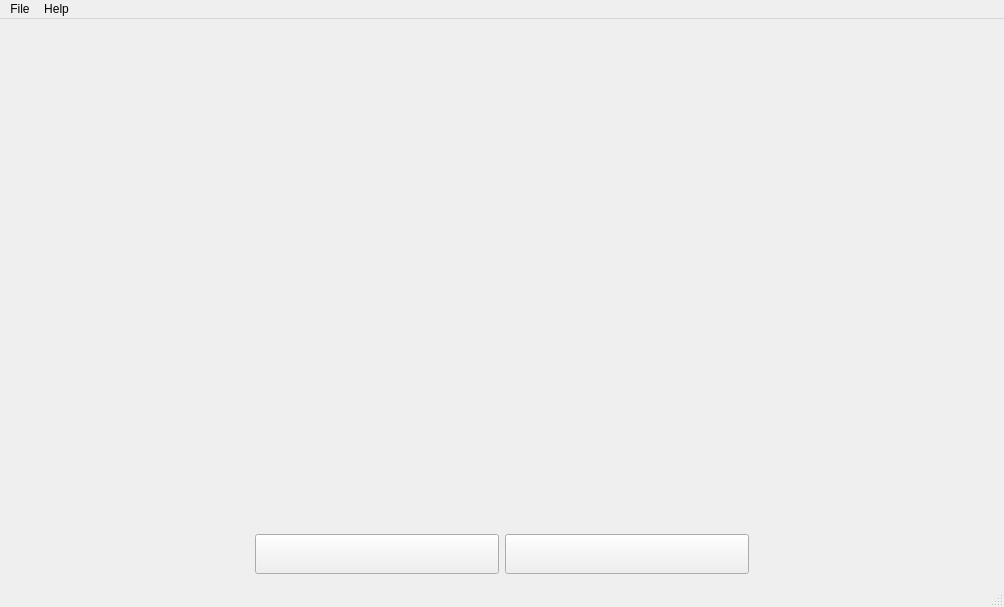
<?xml version="1.0" encoding="UTF-8"?>
<ui version="4.0">
 <class>reconstructmeqt</class>
 <widget class="QMainWindow" name="reconstructmeqt">
  <property name="geometry">
   <rect>
    <x>0</x>
    <y>0</y>
    <width>1004</width>
    <height>607</height>
   </rect>
  </property>
  <property name="sizePolicy">
   <sizepolicy hsizetype="Preferred" vsizetype="Preferred">
    <horstretch>0</horstretch>
    <verstretch>0</verstretch>
   </sizepolicy>
  </property>
  <property name="minimumSize">
   <size>
    <width>800</width>
    <height>600</height>
   </size>
  </property>
  <property name="windowTitle">
   <string>ReconstructMe</string>
  </property>
  <property name="styleSheet">
   <string notr="true"/>
  </property>
  <property name="toolButtonStyle">
   <enum>Qt::ToolButtonTextBesideIcon</enum>
  </property>
  <property name="tabShape">
   <enum>QTabWidget::Rounded</enum>
  </property>
  <widget class="QWidget" name="centralWidget">
   <layout class="QVBoxLayout" name="verticalLayout" stretch="0">
    <item>
     <widget class="QWidget" name="scanWidget" native="true">
      <layout class="QGridLayout" name="gridLayout_2">
       <property name="margin">
        <number>0</number>
       </property>
       <item row="0" column="0">
        <layout class="QGridLayout" name="gridLayout">
         <item row="1" column="0">
          <layout class="QHBoxLayout" name="horizontalLayout">
           <property name="sizeConstraint">
            <enum>QLayout::SetMinimumSize</enum>
           </property>
           <item>
            <spacer name="horizontalSpacer">
             <property name="orientation">
              <enum>Qt::Horizontal</enum>
             </property>
             <property name="sizeHint" stdset="0">
              <size>
               <width>40</width>
               <height>1</height>
              </size>
             </property>
            </spacer>
           </item>
           <item>
            <widget class="QPushButton" name="play_button">
             <property name="sizePolicy">
              <sizepolicy hsizetype="MinimumExpanding" vsizetype="Preferred">
               <horstretch>0</horstretch>
               <verstretch>0</verstretch>
              </sizepolicy>
             </property>
             <property name="minimumSize">
              <size>
               <width>40</width>
               <height>40</height>
              </size>
             </property>
             <property name="maximumSize">
              <size>
               <width>250</width>
               <height>40</height>
              </size>
             </property>
             <property name="toolTip">
              <string>Toggle Play/Pause</string>
             </property>
             <property name="statusTip">
              <string/>
             </property>
             <property name="styleSheet">
              <string notr="true"/>
             </property>
             <property name="text">
              <string/>
             </property>
             <property name="icon">
              <iconset resource="../rc/res.qrc">
               <normaloff>:/images/record-button.png</normaloff>:/images/record-button.png</iconset>
             </property>
             <property name="iconSize">
              <size>
               <width>35</width>
               <height>35</height>
              </size>
             </property>
            </widget>
           </item>
           <item>
            <widget class="QPushButton" name="reset_button">
             <property name="sizePolicy">
              <sizepolicy hsizetype="MinimumExpanding" vsizetype="Preferred">
               <horstretch>0</horstretch>
               <verstretch>0</verstretch>
              </sizepolicy>
             </property>
             <property name="minimumSize">
              <size>
               <width>40</width>
               <height>40</height>
              </size>
             </property>
             <property name="maximumSize">
              <size>
               <width>250</width>
               <height>40</height>
              </size>
             </property>
             <property name="toolTip">
              <string>Reset</string>
             </property>
             <property name="statusTip">
              <string/>
             </property>
             <property name="styleSheet">
              <string notr="true"/>
             </property>
             <property name="text">
              <string/>
             </property>
             <property name="icon">
              <iconset resource="../rc/res.qrc">
               <normaloff>:/images/reset-button.png</normaloff>:/images/reset-button.png</iconset>
             </property>
             <property name="iconSize">
              <size>
               <width>30</width>
               <height>30</height>
              </size>
             </property>
            </widget>
           </item>
           <item>
            <spacer name="horizontalSpacer_2">
             <property name="orientation">
              <enum>Qt::Horizontal</enum>
             </property>
             <property name="sizeType">
              <enum>QSizePolicy::Expanding</enum>
             </property>
             <property name="sizeHint" stdset="0">
              <size>
               <width>40</width>
               <height>1</height>
              </size>
             </property>
            </spacer>
           </item>
          </layout>
         </item>
         <item row="0" column="0">
          <widget class="QStackedWidget" name="stackedWidget">
           <property name="sizePolicy">
            <sizepolicy hsizetype="Preferred" vsizetype="Preferred">
             <horstretch>0</horstretch>
             <verstretch>0</verstretch>
            </sizepolicy>
           </property>
           <property name="currentIndex">
            <number>0</number>
           </property>
           <widget class="QWidget" name="scanPage">
            <layout class="QGridLayout" name="view_layout" columnstretch="2,1">
             <item row="0" column="1">
              <widget class="ReconstructMeGUI::QGLCanvas" name="rgb_canvas" native="true"/>
             </item>
             <item row="1" column="1">
              <widget class="ReconstructMeGUI::QGLCanvas" name="depth_canvas" native="true"/>
             </item>
             <item row="0" column="0" rowspan="2">
              <widget class="ReconstructMeGUI::QGLCanvas" name="rec_canvas" native="true"/>
             </item>
            </layout>
           </widget>
           <widget class="QWidget" name="surfacePage">
            <layout class="QGridLayout" name="gridLayout_6" columnstretch="10,0">
             <item row="4" column="1">
              <spacer name="verticalSpacer">
               <property name="orientation">
                <enum>Qt::Vertical</enum>
               </property>
               <property name="sizeHint" stdset="0">
                <size>
                 <width>20</width>
                 <height>40</height>
                </size>
               </property>
              </spacer>
             </item>
             <item row="2" column="1" rowspan="2">
              <widget class="QGroupBox" name="groupBox_2">
               <property name="maximumSize">
                <size>
                 <width>220</width>
                 <height>16777215</height>
                </size>
               </property>
               <property name="title">
                <string>Surface</string>
               </property>
               <layout class="QGridLayout" name="gridLayout_7">
                <item row="0" column="0">
                 <layout class="QGridLayout" name="gridLayout_4">
                  <item row="0" column="0" rowspan="2">
                   <widget class="QLabel" name="label_2">
                    <property name="text">
                     <string>Number of Vertices</string>
                    </property>
                   </widget>
                  </item>
                  <item row="2" column="0">
                   <widget class="QLabel" name="label_3">
                    <property name="text">
                     <string>Number of Triangles</string>
                    </property>
                   </widget>
                  </item>
                  <item row="3" column="0" colspan="3">
                   <widget class="QPushButton" name="saveButton">
                    <property name="text">
                     <string>Save</string>
                    </property>
                   </widget>
                  </item>
                  <item row="2" column="1" colspan="2">
                   <widget class="QSpinBox" name="numTrianglesLE">
                    <property name="alignment">
                     <set>Qt::AlignRight|Qt::AlignTrailing|Qt::AlignVCenter</set>
                    </property>
                    <property name="readOnly">
                     <bool>true</bool>
                    </property>
                    <property name="buttonSymbols">
                     <enum>QAbstractSpinBox::NoButtons</enum>
                    </property>
                    <property name="maximum">
                     <number>999999999</number>
                    </property>
                   </widget>
                  </item>
                  <item row="0" column="1" rowspan="2" colspan="2">
                   <widget class="QSpinBox" name="numVerticesLE">
                    <property name="alignment">
                     <set>Qt::AlignRight|Qt::AlignTrailing|Qt::AlignVCenter</set>
                    </property>
                    <property name="readOnly">
                     <bool>true</bool>
                    </property>
                    <property name="buttonSymbols">
                     <enum>QAbstractSpinBox::NoButtons</enum>
                    </property>
                    <property name="maximum">
                     <number>999999999</number>
                    </property>
                   </widget>
                  </item>
                 </layout>
                </item>
               </layout>
              </widget>
             </item>
             <item row="0" column="1">
              <widget class="QGroupBox" name="gbSurfaceProcessing">
               <property name="maximumSize">
                <size>
                 <width>220</width>
                 <height>16777215</height>
                </size>
               </property>
               <property name="toolTip">
                <string>Reduce triangles from original Mesh</string>
               </property>
               <property name="title">
                <string>Number of Triangles</string>
               </property>
               <property name="checkable">
                <bool>false</bool>
               </property>
               <property name="checked">
                <bool>false</bool>
               </property>
               <layout class="QGridLayout" name="gridLayout_5">
                <item row="0" column="0">
                 <widget class="QSlider" name="numTriangleSlider">
                  <property name="minimum">
                   <number>1</number>
                  </property>
                  <property name="maximum">
                   <number>100</number>
                  </property>
                  <property name="singleStep">
                   <number>5</number>
                  </property>
                  <property name="pageStep">
                   <number>10</number>
                  </property>
                  <property name="value">
                   <number>100</number>
                  </property>
                  <property name="sliderPosition">
                   <number>100</number>
                  </property>
                  <property name="tracking">
                   <bool>false</bool>
                  </property>
                  <property name="orientation">
                   <enum>Qt::Horizontal</enum>
                  </property>
                  <property name="invertedAppearance">
                   <bool>false</bool>
                  </property>
                  <property name="tickPosition">
                   <enum>QSlider::NoTicks</enum>
                  </property>
                  <property name="tickInterval">
                   <number>25</number>
                  </property>
                 </widget>
                </item>
                <item row="0" column="1">
                 <widget class="QSpinBox" name="numTriangleSpinBox">
                  <property name="enabled">
                   <bool>true</bool>
                  </property>
                  <property name="autoFillBackground">
                   <bool>false</bool>
                  </property>
                  <property name="wrapping">
                   <bool>false</bool>
                  </property>
                  <property name="alignment">
                   <set>Qt::AlignRight|Qt::AlignTrailing|Qt::AlignVCenter</set>
                  </property>
                  <property name="readOnly">
                   <bool>true</bool>
                  </property>
                  <property name="buttonSymbols">
                   <enum>QAbstractSpinBox::NoButtons</enum>
                  </property>
                  <property name="keyboardTracking">
                   <bool>true</bool>
                  </property>
                  <property name="suffix">
                   <string>%</string>
                  </property>
                  <property name="prefix">
                   <string/>
                  </property>
                  <property name="minimum">
                   <number>1</number>
                  </property>
                  <property name="maximum">
                   <number>100</number>
                  </property>
                  <property name="value">
                   <number>100</number>
                  </property>
                 </widget>
                </item>
               </layout>
              </widget>
             </item>
             <item row="0" column="0" rowspan="5">
              <widget class="ReconstructMeGUI::viewer_widget" name="viewer" native="true">
               <property name="minimumSize">
                <size>
                 <width>200</width>
                 <height>200</height>
                </size>
               </property>
              </widget>
             </item>
             <item row="1" column="1">
              <widget class="QGroupBox" name="groupBox_3">
               <property name="title">
                <string>Render Mode</string>
               </property>
               <layout class="QGridLayout" name="gridLayout_8">
                <item row="0" column="0">
                 <widget class="QRadioButton" name="polygonRB">
                  <property name="text">
                   <string>Fill</string>
                  </property>
                  <property name="checked">
                   <bool>true</bool>
                  </property>
                 </widget>
                </item>
                <item row="1" column="0">
                 <widget class="QRadioButton" name="wireframeRB">
                  <property name="text">
                   <string>Wireframe</string>
                  </property>
                 </widget>
                </item>
               </layout>
              </widget>
             </item>
            </layout>
           </widget>
          </widget>
         </item>
        </layout>
       </item>
      </layout>
     </widget>
    </item>
   </layout>
  </widget>
  <widget class="QMenuBar" name="menuBar">
   <property name="geometry">
    <rect>
     <x>0</x>
     <y>0</y>
     <width>1004</width>
     <height>21</height>
    </rect>
   </property>
   <widget class="QMenu" name="menuFile">
    <property name="title">
     <string>File</string>
    </property>
    <addaction name="actionSettings"/>
    <addaction name="actionGenerate_hardware_key"/>
    <addaction name="separator"/>
    <addaction name="actionExit"/>
   </widget>
   <widget class="QMenu" name="menuHelp">
    <property name="title">
     <string>Help</string>
    </property>
    <addaction name="actionProjectHome"/>
    <addaction name="actionForum"/>
    <addaction name="actionDevice"/>
    <addaction name="actionFAQ_2"/>
    <addaction name="separator"/>
    <addaction name="actionLog"/>
    <addaction name="separator"/>
    <addaction name="actionAbout"/>
   </widget>
   <addaction name="menuFile"/>
   <addaction name="menuHelp"/>
  </widget>
  <widget class="QStatusBar" name="reconstruct_satus_bar"/>
  <action name="actionExit">
   <property name="text">
    <string>Exit</string>
   </property>
  </action>
  <action name="actionInstallation">
   <property name="text">
    <string>Installation and Hardware</string>
   </property>
  </action>
  <action name="actionDevice">
   <property name="text">
    <string>Online Device Compatibility Matrix</string>
   </property>
  </action>
  <action name="actionUsage">
   <property name="text">
    <string>Usage</string>
   </property>
  </action>
  <action name="actionFAQ">
   <property name="text">
    <string>FAQ</string>
   </property>
  </action>
  <action name="actionForum">
   <property name="text">
    <string>Online Forum</string>
   </property>
  </action>
  <action name="actionLoad_config">
   <property name="text">
    <string>load config</string>
   </property>
  </action>
  <action name="actionSettings">
   <property name="text">
    <string>Settings</string>
   </property>
   <property name="shortcut">
    <string/>
   </property>
  </action>
  <action name="actionAbout">
   <property name="text">
    <string>About</string>
   </property>
  </action>
  <action name="actionLog">
   <property name="checkable">
    <bool>false</bool>
   </property>
   <property name="text">
    <string>Log</string>
   </property>
  </action>
  <action name="actionSave">
   <property name="text">
    <string>Save 3D model</string>
   </property>
  </action>
  <action name="actionGenerate_hardware_key">
   <property name="text">
    <string>Product Licensing</string>
   </property>
  </action>
  <action name="actionStatus">
   <property name="checkable">
    <bool>true</bool>
   </property>
   <property name="text">
    <string>Status</string>
   </property>
  </action>
  <action name="actionSDKDocumentation">
   <property name="text">
    <string>SDK Documentation</string>
   </property>
  </action>
  <action name="actionProjectHome">
   <property name="text">
    <string>Online Project Homepage</string>
   </property>
  </action>
  <action name="actionScan">
   <property name="checkable">
    <bool>true</bool>
   </property>
   <property name="text">
    <string>Scan</string>
   </property>
  </action>
  <action name="actionCalibration">
   <property name="checkable">
    <bool>true</bool>
   </property>
   <property name="text">
    <string>Calibration</string>
   </property>
  </action>
  <action name="action3D_Preview">
   <property name="text">
    <string>3D Preview</string>
   </property>
  </action>
  <action name="actionFAQ_2">
   <property name="text">
    <string>Online FAQ</string>
   </property>
  </action>
  <action name="actionOpen_Volume">
   <property name="text">
    <string>Open Volume</string>
   </property>
  </action>
 </widget>
 <layoutdefault spacing="6" margin="11"/>
 <customwidgets>
  <customwidget>
   <class>ReconstructMeGUI::viewer_widget</class>
   <extends>QWidget</extends>
   <header>osg_viewer_qt.h</header>
   <container>1</container>
  </customwidget>
  <customwidget>
   <class>ReconstructMeGUI::QGLCanvas</class>
   <extends>QWidget</extends>
   <header>qglcanvas.h</header>
   <container>1</container>
  </customwidget>
 </customwidgets>
 <resources>
  <include location="../rc/res.qrc"/>
 </resources>
 <connections>
  <connection>
   <sender>actionExit</sender>
   <signal>triggered()</signal>
   <receiver>reconstructmeqt</receiver>
   <slot>close()</slot>
   <hints>
    <hint type="sourcelabel">
     <x>-1</x>
     <y>-1</y>
    </hint>
    <hint type="destinationlabel">
     <x>399</x>
     <y>299</y>
    </hint>
   </hints>
  </connection>
  <connection>
   <sender>numTriangleSlider</sender>
   <signal>sliderMoved(int)</signal>
   <receiver>numTriangleSpinBox</receiver>
   <slot>setValue(int)</slot>
   <hints>
    <hint type="sourcelabel">
     <x>749</x>
     <y>74</y>
    </hint>
    <hint type="destinationlabel">
     <x>852</x>
     <y>74</y>
    </hint>
   </hints>
  </connection>
 </connections>
</ui>
